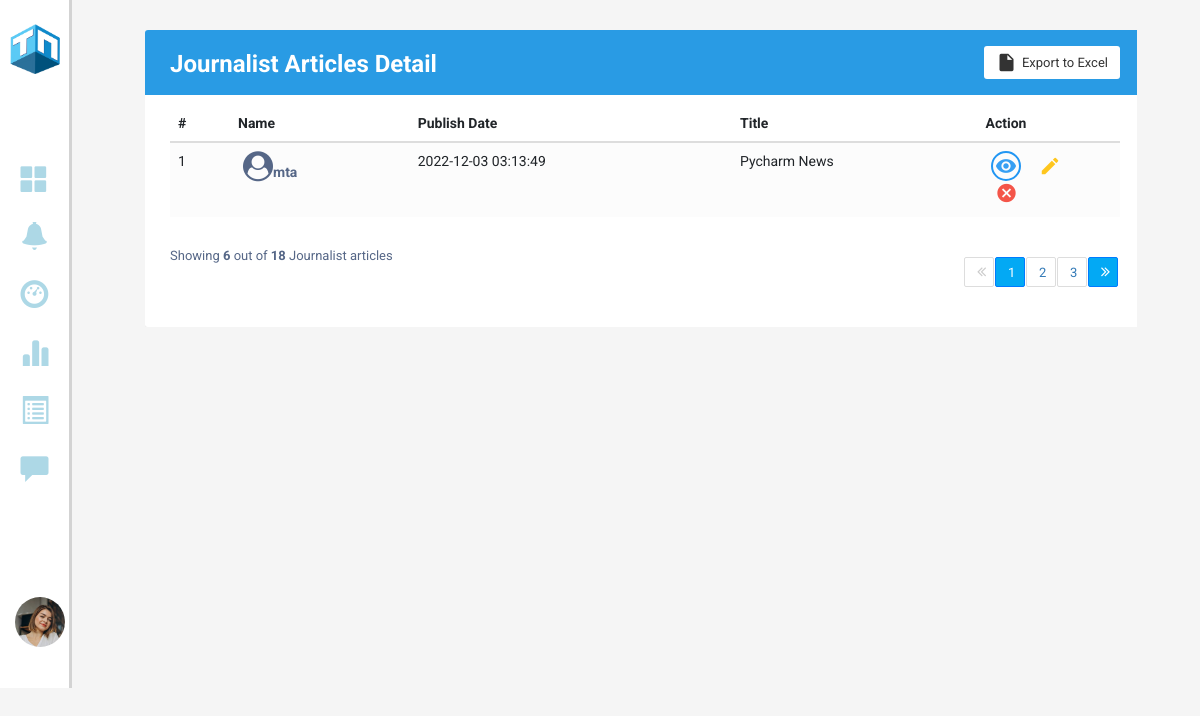
Page /Adminnotification on the earlier database version.
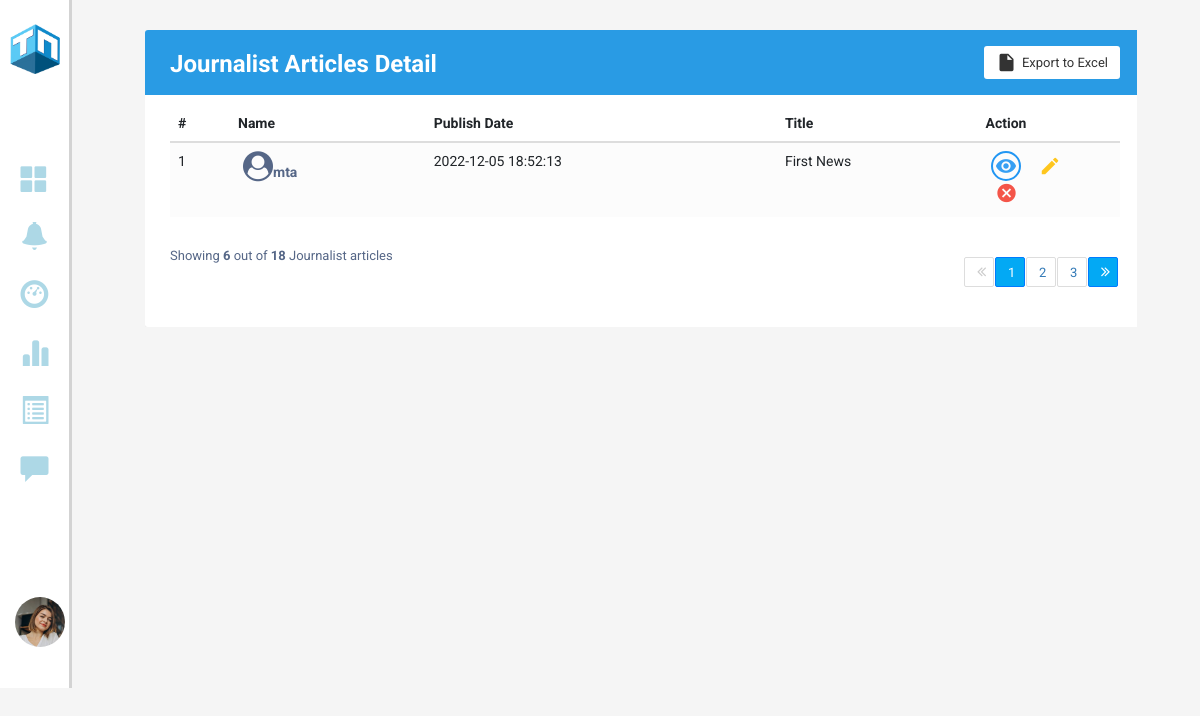
Same page on the later database version.
### models.py (models this page shows)
class News(db.Model):
    id = Column(Integer, primary_key = True)
    post_id = Column(Integer, ForeignKey('posts.id'), nullable=False)
    title = Column(String, nullable=False)
    category_id = Column(Integer, ForeignKey('categories.id'), nullable=False)
    image = Column(BLOB, nullable=False)
    mimetype = Column(String, nullable=False)
    commented_news = db.relationship('Comments', backref = backref('commented_news'))

class Posts(db.Model):
    id = Column(Integer, primary_key = True)
    poster_id = Column(Integer, ForeignKey('users.id'), nullable=False)
    type_id = Column(Integer, ForeignKey('types.id'), nullable=False)
    description = Column(String, nullable=False)
    created_at = Column(DateTime, server_default = func.now(), nullable=False)
    updated_at = Column(DateTime, server_default = func.now(), server_onupdate = func.now(), nullable=False)
    article = db.relationship('News', backref=backref('article'))
    post = db.relationship('Reports', backref=backref('post'))
    comment_post = db.relationship('Comments', backref=backref('comment_post'))

class Users(db.Model, UserMixin):
    id = db.Column(db.Integer,  primary_key = True, nullable = False)
    email = Column(String, nullable=False, unique = True)
    username = Column(String, nullable=False)
    role = Column(String, nullable=False)
    password = Column(String, nullable=False)
    profile_pic = Column(BLOB, nullable=False)
    mimetype = Column(String, nullable=False)
    status = Column(Boolean, nullable=False)
    created_at = Column(DateTime, server_default = func.now(), nullable=False)
    updated_at = Column(DateTime, server_default = func.now(), server_onupdate = func.now(), nullable=False)
    poster = db.relationship('Posts', backref=backref('poster'))
    reporter = db.relationship('Reports', backref=backref('reporter'))
    bookmarker = db.relationship('Bookmarks', backref=backref('bookmarker'))
    notifier = db.relationship('Notifications', backref=backref('notifier'))

### app.py (the view)
@app.route("/Adminnotification")
def Admin_notification():
    news = News.query.order_by(News.id.desc()).all()
    return render_template("AdminNotification.html", news = news)

### templates/AdminNotification.html (shortened to what the changed rows need)
<!DOCTYPE html>
<html lang="en">
<head>
    <link rel="stylesheet" type="text/css" href="/static/style.css">
    <link rel="stylesheet" href="https://stackpath.bootstrapcdn.com/bootstrap/4.5.0/css/bootstrap.min.css">
    <link rel="stylesheet" href="https://maxcdn.bootstrapcdn.com/font-awesome/4.7.0/css/font-awesome.min.css">
    <link rel="stylesheet" href="https://maxcdn.bootstrapcdn.com/bootstrap/3.3.6/css/bootstrap.min.css">
    <link rel="stylesheet" href="https://cdnjs.cloudflare.com/ajax/libs/font-awesome/4.7.0/css/font-awesome.min.css">
    <link rel="stylesheet" href="https://maxcdn.bootstrapcdn.com/bootstrap/3.3.7/css/bootstrap.min.css"
>
</head>
<body>
    <section class="GContent" style="background-color: #f2f3f4">
        <div class="G1" style="width: 94%;">
            <div class="Gformat" style="width: 100%;">
                <div class="container-xl">
                    <div class="table-responsive">
                        <div class="table-wrapper">
                            <div class="table-title">
                                <div class="row">
                                    <div class="col-sm-5">
                                        <h2 style="color: white">Journalist Articles <b>Detail</b></h2>
                                    </div>
                                </div>
                            </div>
                            <table class="table table-striped table-hover">
                                <thead>
                                    <tr>
                                        <th>#</th>
                                        <th>Name</th>
                                        <th>Publish Date</th>
                                        <th>Title</th>
                                        <th style="width: 15%;">Action</th>
                                    </tr>
                                </thead>
                                <tbody>
                                    {% for article in news %}
                                    <tr>
                                        <td>{{article.id}}</td>
                                        <td><a href="#"><i class="fa fa-user-circle" aria-hidden="true"
                                                    style="font-size: 30px;"></i>{{article.article.poster.username}}</a></td>
                                        <td>{{article.article.created_at}}</td>
                                        <td>{{article.title}}</td>
                                        <td>
                                            <a href="#" class="view" title="View Article" data-toggle="tooltip"><i
                                                    class="material-icons">&#xE417;</i></a>
                                            <a href="#" class="edit" title="Write Note" data-toggle="tooltip"><i
                                                    class="material-icons">&#xE254;</i></a>
                                            <a href="#" class="delete" title="Delete Article" data-toggle="tooltip"><i
                                                    class="material-icons">&#xE5C9;</i></a>
                                        </td>
                                    </tr>
                                    {% endfor %}
                                </tbody>
                            </table>
                        </div>
                    </div>
                </div>
            </div>
        </div>
    </section>
</body>
</html>

Differences in the rows shown:
changed News "mta": article.created_at "2022-12-03 03:13:49" → "2022-12-05 18:52:13"; title "Pycharm News" → "First News"
